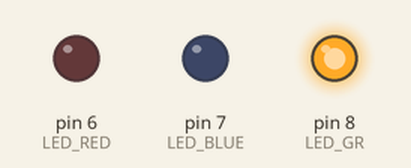
This sketch was run on a simulated Arduino Uno, built with avr-gcc and run on an emulated ATmega328P. Shown: output pins drawn as LEDs (lit = HIGH).

Above: at 0.1 s.
Timing chart, 0 to 1.6 s (numbered marks = the images above):
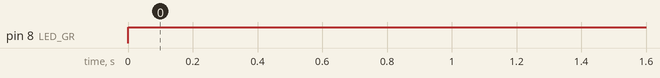

Measured:
- by itself, pin 8 (LED_GR): LOW → HIGH at 0.00 s

The sketch:

led_strip.ino
```cpp
#define LED_BLUE 7
#define LED_RED 6
#define LED_GR 8

void setup() {
  // put your setup code here, to run once:

  pinMode( LED_BLUE, OUTPUT);
  pinMode( LED_RED, OUTPUT);

  pinMode( LED_GR, OUTPUT);


}

void loop() {
  // put your main code here, to run repeatedly:
  digitalWrite(LED_GR, HIGH);


}
```
